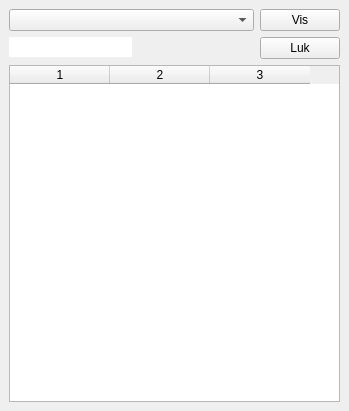
<ui version="4.0" >
 <author></author>
 <comment></comment>
 <exportmacro></exportmacro>
 <class>resForm</class>
 <widget class="QWidget" name="resForm" >
  <property name="geometry" >
   <rect>
    <x>0</x>
    <y>0</y>
    <width>349</width>
    <height>411</height>
   </rect>
  </property>
  <property name="windowTitle" >
   <string>Kunder med aktive tilbud</string>
  </property>
  <layout class="QHBoxLayout" >
   <property name="margin" >
    <number>9</number>
   </property>
   <property name="spacing" >
    <number>6</number>
   </property>
   <item>
    <layout class="QVBoxLayout" >
     <property name="margin" >
      <number>0</number>
     </property>
     <property name="spacing" >
      <number>6</number>
     </property>
     <item>
      <layout class="QHBoxLayout" >
       <property name="margin" >
        <number>0</number>
       </property>
       <property name="spacing" >
        <number>6</number>
       </property>
       <item>
        <layout class="QVBoxLayout" >
         <property name="margin" >
          <number>0</number>
         </property>
         <property name="spacing" >
          <number>6</number>
         </property>
         <item>
          <widget class="QComboBox" name="klist" />
         </item>
         <item>
          <layout class="QHBoxLayout" >
           <property name="margin" >
            <number>0</number>
           </property>
           <property name="spacing" >
            <number>6</number>
           </property>
           <item>
            <widget class="QLineEdit" name="knr" >
             <property name="enabled" >
              <bool>true</bool>
             </property>
             <property name="frame" >
              <bool>false</bool>
             </property>
             <property name="readOnly" >
              <bool>true</bool>
             </property>
            </widget>
           </item>
           <item>
            <spacer>
             <property name="orientation" >
              <enum>Qt::Horizontal</enum>
             </property>
             <property name="sizeHint" >
              <size>
               <width>40</width>
               <height>20</height>
              </size>
             </property>
            </spacer>
           </item>
          </layout>
         </item>
        </layout>
       </item>
       <item>
        <layout class="QVBoxLayout" >
         <property name="margin" >
          <number>0</number>
         </property>
         <property name="spacing" >
          <number>6</number>
         </property>
         <item>
          <widget class="QPushButton" name="showNr" >
           <property name="maximumSize" >
            <size>
             <width>85</width>
             <height>24</height>
            </size>
           </property>
           <property name="text" >
            <string>Vis</string>
           </property>
          </widget>
         </item>
         <item>
          <widget class="QPushButton" name="closeForm" >
           <property name="maximumSize" >
            <size>
             <width>85</width>
             <height>24</height>
            </size>
           </property>
           <property name="text" >
            <string>Luk</string>
           </property>
          </widget>
         </item>
        </layout>
       </item>
      </layout>
     </item>
     <item>
      <widget class="QTableWidget" name="tilb_list" >
       <column/>
       <column/>
       <column/>
      </widget>
     </item>
    </layout>
   </item>
  </layout>
 </widget>
 <pixmapfunction></pixmapfunction>
 <resources/>
 <connections/>
</ui>
